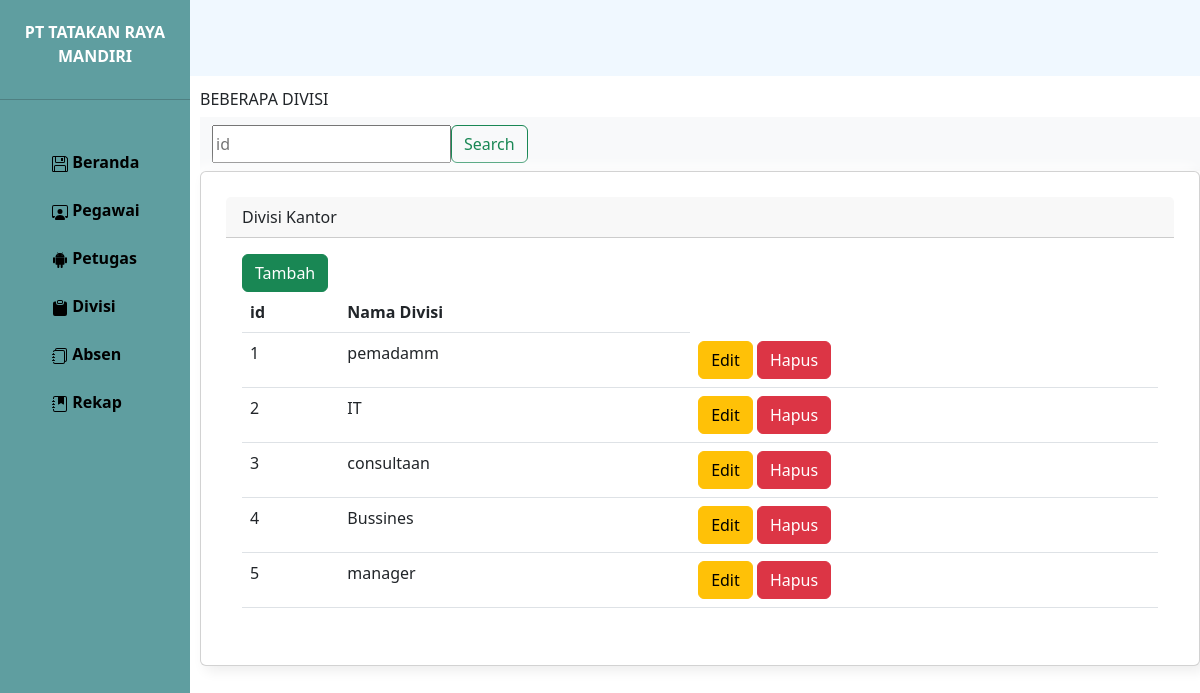
/admin/admin.php?page=Divisi, run on the app's committed database.
### tables this page shows
CREATE TABLE `divisi` (
  `id_divisi` int(11) NOT NULL,
  `nama_divisi` varchar(50) NOT NULL
);

### halaman/Divisi.php (the view, shortened to what this page needs)
 <!DOCTYPE html>
<html>
<head>
</head>
<body>
   <p>ini divisi</p>
   <h6> BEBERAPA DIVISI</h6>
  <nav class="navbar bg-body-tertiary">
  <div class="container-fluid">
    <form method="post" class="d-flex" role="search">
        <input type="text" name="carii" placeholder="id" >
      <button class="btn btn-outline-success" type="submit">Search</button>
    </form>
  </div>
</nav>
   <div class="card">
  <div class="card-header">
    Divisi Kantor
  </div>
  <div class="card-body">
  	<a href="../halaman/tamdiv.php" button type="button" class="btn btn-success" >Tambah</button></a>
               <table class="table">
  <thead>
    <tr>
      <th scope="col">id</th>
      <th scope="col">Nama Divisi</th>
     <?php
      include '../koneksi.php';
      $data = mysqli_query($koneksi,"select * from divisi");
      while ($d = mysqli_fetch_array($data)) {
      ?>
      <tbody>
        <td><?php echo $d['id_divisi']; ?></td>
        <td><?php echo $d['nama_divisi']; ?></td>
        <td>
        	<a href="../halaman/editdiv.php?id_divisi=<?php echo $d['id_divisi'];?>"><button type="button" class="btn btn-warning">Edit</button></a>
           <a onclick="return confirm('apakah ingin apus')" href="../halaman/hapusdiv.php?id_divisi=<?php echo $d['id_divisi'];?>"><button type="button" class="btn btn-danger">Hapus</button></a>
        </td>
      </tbody>
      <?php
      }
      ?>
    </tr>
  </thead>
</table>
  </div>
</div>
</body>
</html>

### admin/modelapa.css (style rules this page uses)
body { margin: 0; padding: 0; }
.navbar { background-color: aliceblue; width: 100%; padding-left: 350px; height: fit-content; position: fixed; display: flex; justify-content: end; }

### admin/kotak.css (style rules this page uses)
.card { display: flex; flex-direction: column; justify-content: space-around; height: 70px; padding: 25px; border-radius: 5px; background: #ffffff; box-shadow: 5px 5px 13px #ededed, -5px -5px 13px #ffffff; }

### data on the page
divisi: id_divisi "1", nama_divisi "pemadamm"
divisi: id_divisi "2", nama_divisi "IT"
divisi: id_divisi "3", nama_divisi "consultaan"
divisi: id_divisi "4", nama_divisi "Bussines"
divisi: id_divisi "5", nama_divisi "manager"
